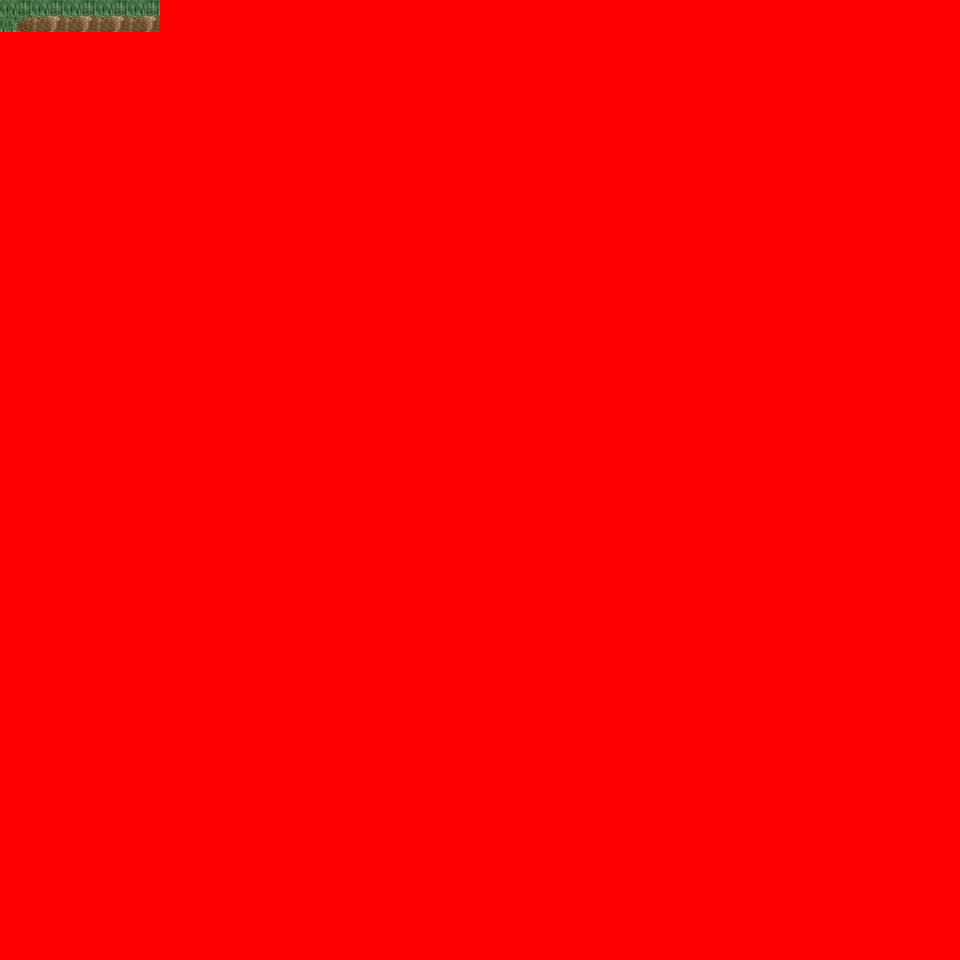

Below is a game level as drawn by its tile map, then a one-line description and the .tmx that defines it (tile-layer data replaced by summaries):
An orthogonal 30x30 tile map with 32x32 px tiles, 6 tile layers (Ground, Object, Object2, Above, ...), 14 tilesets and 2 objects (2x mapchange).

<map version="1.0" orientation="orthogonal" renderorder="right-down" width="30" height="30" tilewidth="32" tileheight="32" nextobjectid="3">
  <tileset firstgid="1" name="tileset_logic_collision" tilewidth="32" tileheight="32" tilecount="1" columns="1">
    <image source="../drawable/tileset_logic_collision.png" width="32" height="32" />
  </tileset>
  <tileset firstgid="2" name="tileset_ground_ground" tilewidth="32" tileheight="32" tilecount="33" columns="3">
    <image source="../drawable/tileset_ground_ground.png" width="96" height="352" />
  </tileset>
  <tileset firstgid="35" name="tileset_ground_ridge_earth_pale" tilewidth="32" tileheight="32" tilecount="96" columns="12">
    <image source="../drawable/tileset_ground_ridge_earth_pale.png" width="384" height="256" />
  </tileset>
  <tileset firstgid="131" name="tileset_ground_ridge_earth_dark" tilewidth="32" tileheight="32" tilecount="96" columns="12">
    <image source="../drawable/tileset_ground_ridge_earth_dark.png" width="384" height="256" />
  </tileset>
  <tileset firstgid="227" name="tileset_terrain_desert" tilewidth="32" tileheight="32" tilecount="88" columns="8">
    <image source="../drawable/tileset_terrain_desert.png" width="256" height="352" />
  </tileset>
  <tileset firstgid="315" name="tileset_plant_tree_tree_darkgreen" tilewidth="32" tileheight="32" tilecount="88" columns="8">
    <image source="../drawable/tileset_plant_tree_tree_darkgreen.png" width="256" height="352" />
  </tileset>
  <tileset firstgid="403" name="tileset_building_tan_building" tilewidth="32" tileheight="32" tilecount="24" columns="4">
    <image source="../drawable/tileset_building_tan_building.png" width="128" height="192" />
  </tileset>
  <tileset firstgid="427" name="tileset_plant_cactus_2" tilewidth="32" tileheight="32" tilecount="10" columns="5">
    <image source="../drawable/tileset_plant_cactus_2.png" width="160" height="64" />
  </tileset>
  <tileset firstgid="437" name="tileset_ground_sand_2" tilewidth="32" tileheight="32" tilecount="15" columns="5">
    <image source="../drawable/tileset_ground_sand_2.png" width="160" height="96" />
  </tileset>
  <tileset firstgid="452" name="tileset_object_stone_well" tilewidth="32" tileheight="32" tilecount="6" columns="2">
    <image source="../drawable/tileset_object_stone_well.png" width="64" height="96" />
  </tileset>
  <tileset firstgid="458" name="tileset_plant_tree_banana_tree" tilewidth="32" tileheight="32" tilecount="40" columns="4">
    <image source="../drawable/tileset_plant_tree_banana_tree.png" width="128" height="320" />
  </tileset>
  <tileset firstgid="498" name="tileset_ground_sand_edges" tilewidth="32" tileheight="32" tilecount="15" columns="5">
    <image source="../drawable/tileset_ground_sand_edges.png" width="160" height="96" />
  </tileset>
  <tileset firstgid="513" name="tileset_building_window_window_centered" tilewidth="32" tileheight="32" tilecount="1" columns="1">
    <image source="../drawable/tileset_building_window_window_centered.png" width="32" height="32" />
  </tileset>
  <tileset firstgid="514" name="tileset_building_door_closed" tilewidth="32" tileheight="32" tilecount="1" columns="1">
    <image source="../drawable/tileset_building_door_closed.png" width="32" height="32" />
  </tileset>
  <layer name="Ground" width="30" height="30">
    <data>[900 cells, 240 non-empty, 2 distinct tile ids]</data>
  </layer>
  <layer name="Object" width="30" height="30">
    <data>[900 cells, 79 non-empty, 15 distinct tile ids]</data>
  </layer>
  <layer name="Object2" width="30" height="30">
    <data>[900 cells, 0 non-empty, 0 distinct tile ids]</data>
  </layer>
  <layer name="Above" width="30" height="30">
    <data>[900 cells, 120 non-empty, 22 distinct tile ids]</data>
  </layer>
  <layer name="Above2" width="30" height="30">
    <data>[900 cells, 0 non-empty, 0 distinct tile ids]</data>
  </layer>
  <layer name="Walkable" width="30" height="30">
    <data>[900 cells, 895 non-empty, 1 distinct tile ids]</data>
  </layer>
  <objectgroup name="MapEvents">
    <object id="1" name="north" type="mapchange" x="0" y="0" width="160" height="32">
      <properties>
        <property name="map" value="0_ados_mountain_n2_w2_x1_y4" />
        <property name="place" value="south" />
      </properties>
    </object>
    <object id="2" name="west" type="mapchange" x="0" y="0" width="32" height="32">
      <properties>
        <property name="map" value="0_fado_forest_s_x1_y4" />
        <property name="place" value="east" />
      </properties>
    </object>
  </objectgroup>
</map>
